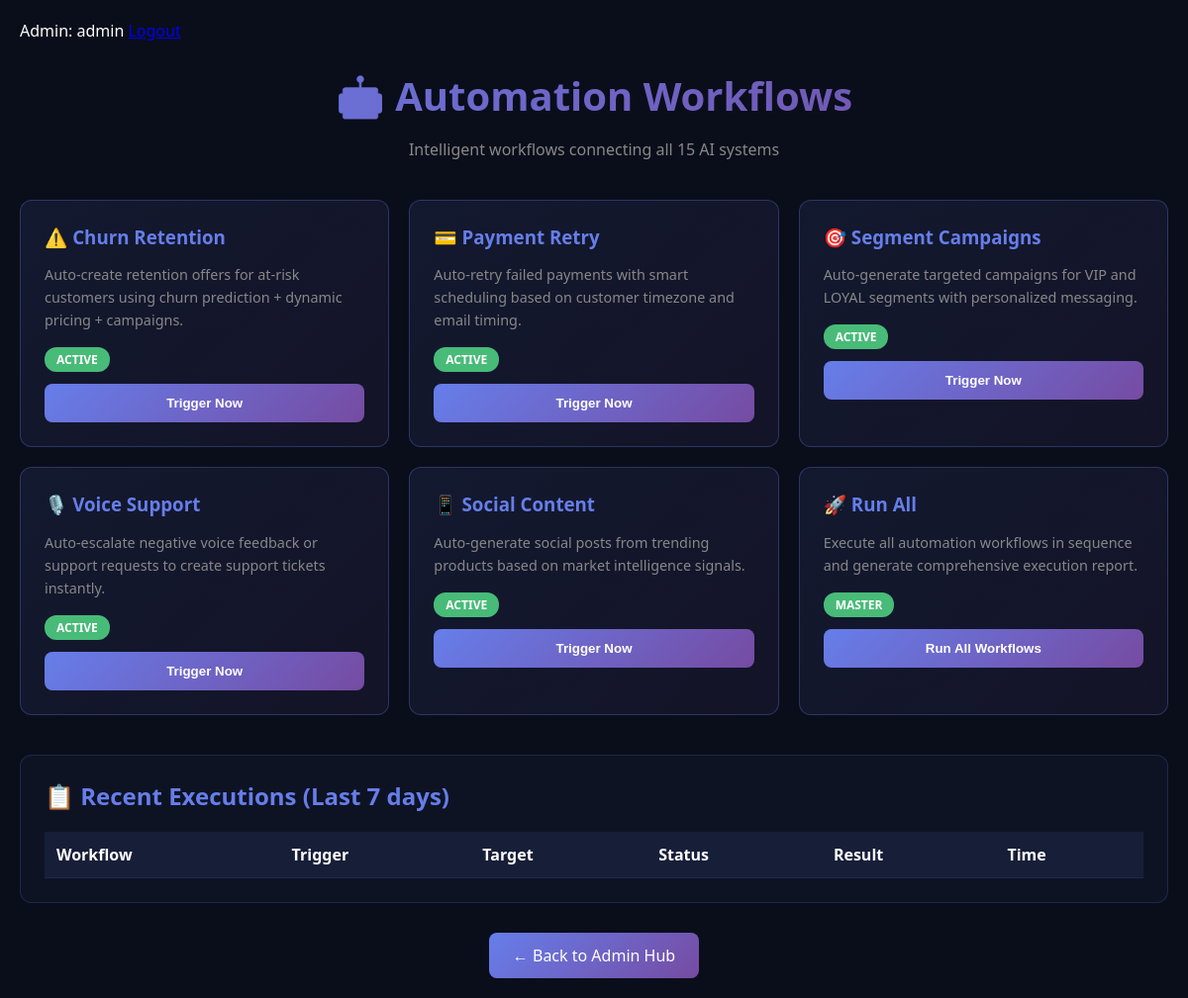
Page /admin/automations (signed in) on the earlier database version.
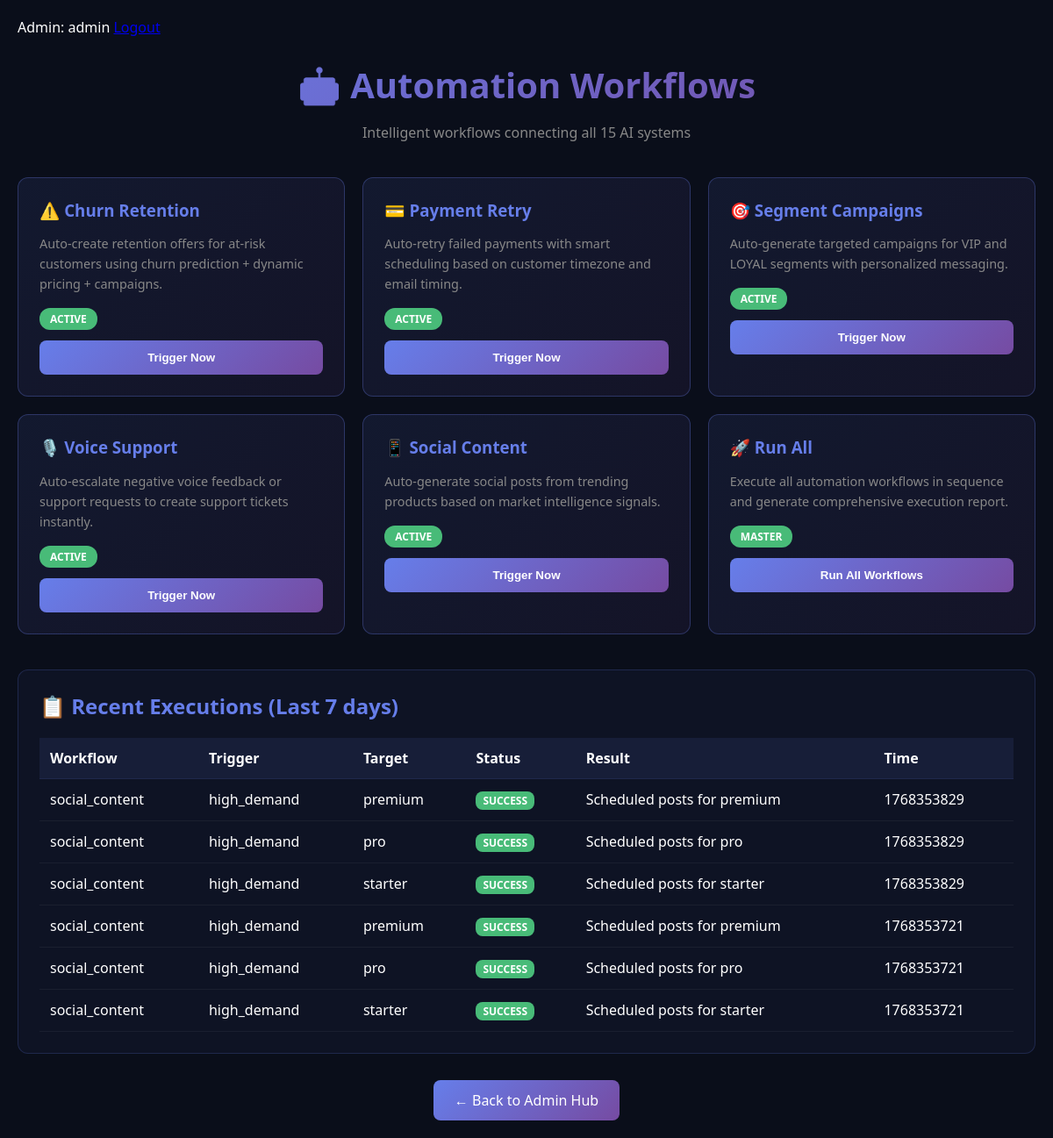
Same page on the later database version.
### tables this page shows
CREATE TABLE automation_logs (
	id VARCHAR NOT NULL, 
	workflow_name VARCHAR, 
	"trigger" VARCHAR, 
	target_id VARCHAR, 
	action_taken TEXT, 
	status VARCHAR, 
	result TEXT, 
	executed_at FLOAT, 
	PRIMARY KEY (id)
);

### app.py (the view)
@app.route('/admin/automations')
@admin_required
def admin_automations():
    from automation_workflows import get_automation_history
    days = request.args.get('days', 7, type=int)
    try:
        history = get_automation_history(days_back=days, limit=50)
        return render_template('admin_automations.html', history=history, days=days)
    except Exception as e:
        logging.exception("Failed to render automations: %s", e)
        return "Internal error", 500

### app.py (called while the page is built, shortened)
def set_response_request_id(response):
    rid = getattr(g, "request_id", None)
    if rid:
        response.headers["X-Request-ID"] = rid
    return response

@app.before_request
def attach_request_id():
    rid = request.headers.get("X-Request-ID") or str(uuid4())
    g.request_id = rid

@app.before_request
def start_request_timer():
    g.request_start = time.time()

@app.after_request
def log_slow_queries(response):
    if hasattr(g, 'request_start'):
        duration = time.time() - g.request_start
    return response

@app.context_processor
def inject_admin_config():
    try:
        timeout = int(os.getenv('ADMIN_SESSION_TIMEOUT', '0'))
    except Exception:
        timeout = 0
    if 'csrf_token' not in session:
        session['csrf_token'] = secrets.token_urlsafe(32)
    return dict(ADMIN_SESSION_TIMEOUT=timeout, csrf_token=session.get('csrf_token'))

def admin_required(func):
    @functools.wraps(func)
    def wrapper(*args, **kwargs):
        try:
            if session.get('admin_authenticated'):
                try:
                    timeout = int(os.getenv('ADMIN_SESSION_TIMEOUT', '0'))
                except Exception:
                    timeout = 0
                if not timeout:
                    return func(*args, **kwargs)
        except RuntimeError:
            pass
    return wrapper

### automation_workflows.py (called while the page is built)
def get_automation_history(days_back: int = 30, limit: int = 100) -> List[Dict]:
    init_db()
    session = get_session(get_engine(_get_db_url()))
    since = time.time() - days_back * 86400.0
    logs = session.query(AutomationLog).filter(
        AutomationLog.executed_at >= since
    ).order_by(AutomationLog.executed_at.desc()).limit(limit).all()
    result = []
    for log in logs:
        result.append({
            'id': log.id,
            'workflow': log.workflow_name,
            'trigger': log.trigger,
            'target': log.target_id,
            'action': json.loads(log.action_taken or '{}'),
            'status': log.status,
            'result': log.result,
            'executed_at': log.executed_at,
        })
    session.close()
    return result

### models.py (called while the page is built)
def get_engine(db_url=None):
    if not db_url:
        db_path = os.getenv('DATA_DB', None)
        if db_path:
            db_url = f"sqlite:///{db_path}"
        else:
            db_url = "sqlite:///data.db"
    return create_engine(db_url, connect_args={"check_same_thread": False})

### utils.py (called while the page is built)
def init_db():
    engine = get_engine(_get_db_url())
    Base.metadata.create_all(engine)

### templates/admin_automations.html (shortened to what this page needs)
<!DOCTYPE html>
<html>
<head>
</head>
<body>
  {% include '_admin_header.html' %}
  <div class="header">
    <h1>🤖 Automation Workflows</h1>
    <p style="color: #888;">Intelligent workflows connecting all 15 AI systems</p>
  </div>
  <div class="workflows-grid">
    <div class="workflow-card">
      <h3>⚠️ Churn Retention</h3>
      <p>Auto-create retention offers for at-risk customers using churn prediction + dynamic pricing + campaigns.</p>
      <span class="workflow-status">ACTIVE</span>
      <button class="trigger-btn" onclick="triggerWorkflow('churn_retention')">Trigger Now</button>
    </div>
    <div class="workflow-card">
      <h3>💳 Payment Retry</h3>
      <p>Auto-retry failed payments with smart scheduling based on customer timezone and email timing.</p>
      <span class="workflow-status">ACTIVE</span>
      <button class="trigger-btn" onclick="triggerWorkflow('payment_retry')">Trigger Now</button>
    </div>
    <div class="workflow-card">
      <h3>🎯 Segment Campaigns</h3>
      <p>Auto-generate targeted campaigns for VIP and LOYAL segments with personalized messaging.</p>
      <span class="workflow-status">ACTIVE</span>
      <button class="trigger-btn" onclick="triggerWorkflow('segment_campaign')">Trigger Now</button>
    </div>
    <div class="workflow-card">
      <h3>🎙️ Voice Support</h3>
      <p>Auto-escalate negative voice feedback or support requests to create support tickets instantly.</p>
      <span class="workflow-status">ACTIVE</span>
      <button class="trigger-btn" onclick="triggerWorkflow('voice_support')">Trigger Now</button>
    </div>
    <div class="workflow-card">
      <h3>📱 Social Content</h3>
      <p>Auto-generate social posts from trending products based on market intelligence signals.</p>
      <span class="workflow-status">ACTIVE</span>
      <button class="trigger-btn" onclick="triggerWorkflow('social_content')">Trigger Now</button>
    </div>
    <div class="workflow-card">
      <h3>🚀 Run All</h3>
      <p>Execute all automation workflows in sequence and generate comprehensive execution report.</p>
      <span class="workflow-status">MASTER</span>
      <button class="trigger-btn" onclick="triggerWorkflow('all')">Run All Workflows</button>
    </div>
  </div>
  <div class="history-section">
    <h2>📋 Recent Executions (Last {{ days }} days)</h2>
    <table class="history-table">
      <thead>
        <tr>
          <th>Workflow</th>
          <th>Trigger</th>
          <th>Target</th>
          <th>Status</th>
          <th>Result</th>
          <th>Time</th>
        </tr>
      </thead>
      <tbody>
        {% for log in history %}
        <tr>
          <td>{{ log.workflow }}</td>
          <td>{{ log.trigger }}</td>
          <td>{{ log.target }}</td>
          <td><span class="status-badge {{ log.status|lower }}">{{ log.status }}</span></td>
          <td>{{ log.result or '-' }}</td>
          <td>{{ log.executed_at|int }}</td>
        </tr>
        {% endfor %}
      </tbody>
    </table>
  </div>
  <div style="text-align: center;">
    <a href="/admin" class="back-link">← Back to Admin Hub</a>
  </div>
</body>
</html>

### templates/_admin_header.html (shortened to what this page needs)
<div>
  {% if session.admin_authenticated %}
    <span>Admin{% if session.admin_username %}: {{ session.admin_username }}{% endif %}</span>
    <a href="{{ url_for('admin_logout') }}">Logout</a>
  {% else %}
    <a href="{{ url_for('admin_login', next=request.path) }}">Login</a>
  {% endif %}
</div>

### templates/admin_automations.html (style rules this page uses)
body { font-family: system-ui, Arial, sans-serif; margin: 20px; background: #0a0e1a; color: #fff; }
.header { text-align: center; margin-bottom: 40px; }
.header h1 { font-size: 2.5em; margin-bottom: 10px; background: linear-gradient(135deg, #667eea, #764ba2); -webkit-background-clip: text; -webkit-text-fill-color: transparent; }
.workflows-grid { display: grid; grid-template-columns: repeat(auto-fit, minmax(300px, 1fr)); gap: 20px; margin-bottom: 40px; }
.workflow-card { background: linear-gradient(135deg, rgba(102, 126, 234, 0.1), rgba(118, 75, 162, 0.1)); border: 1px solid rgba(102, 126, 234, 0.3); border-radius: 12px; padding: 24px; }
.workflow-card h3 { margin: 0 0 12px 0; color: #667eea; }
.workflow-card p { color: #888; font-size: 0.9em; margin-bottom: 16px; line-height: 1.6; }
.workflow-status { display: inline-block; padding: 4px 12px; border-radius: 12px; font-size: 0.75em; font-weight: 600; background: #48bb78; color: #fff; }
.trigger-btn { display: block; width: 100%; padding: 12px; background: linear-gradient(135deg, #667eea, #764ba2); color: #fff; border: none; border-radius: 8px; cursor: pointer; font-weight: 600; margin-top: 12px; }
.history-section { background: rgba(102, 126, 234, 0.05); border: 1px solid rgba(102, 126, 234, 0.2); border-radius: 12px; padding: 24px; }
.history-section h2 { color: #667eea; margin-top: 0; }
.history-table { width: 100%; border-collapse: collapse; margin-top: 16px; }
.history-table th { background: rgba(102, 126, 234, 0.1); padding: 12px; text-align: left; border-bottom: 1px solid rgba(102, 126, 234, 0.2); }
.history-table td { padding: 12px; border-bottom: 1px solid rgba(255, 255, 255, 0.05); }
.status-badge { display: inline-block; padding: 2px 8px; border-radius: 8px; font-size: 0.75em; font-weight: 600; }
.status-badge.success { background: #48bb78; color: #fff; }
.back-link { display: inline-block; margin-top: 30px; padding: 12px 24px; background: linear-gradient(135deg, #667eea, #764ba2); color: #fff; text-decoration: none; border-radius: 8px; }

Differences in the rows shown:
added automation_logs: workflow "social_content", trigger "high_demand", target "premium", status "SUCCESS", result "Scheduled posts for premium", executed_at "1768353829"
added automation_logs: workflow "social_content", trigger "high_demand", target "pro", status "SUCCESS", result "Scheduled posts for pro", executed_at "1768353829"
added automation_logs: workflow "social_content", trigger "high_demand", target "starter", status "SUCCESS", result "Scheduled posts for starter", executed_at "1768353829"
added automation_logs: workflow "social_content", trigger "high_demand", target "premium", status "SUCCESS", result "Scheduled posts for premium", executed_at "1768353721"
added automation_logs: workflow "social_content", trigger "high_demand", target "pro", status "SUCCESS", result "Scheduled posts for pro", executed_at "1768353721"
added automation_logs: workflow "social_content", trigger "high_demand", target "starter", status "SUCCESS", result "Scheduled posts for starter", executed_at "1768353721"
